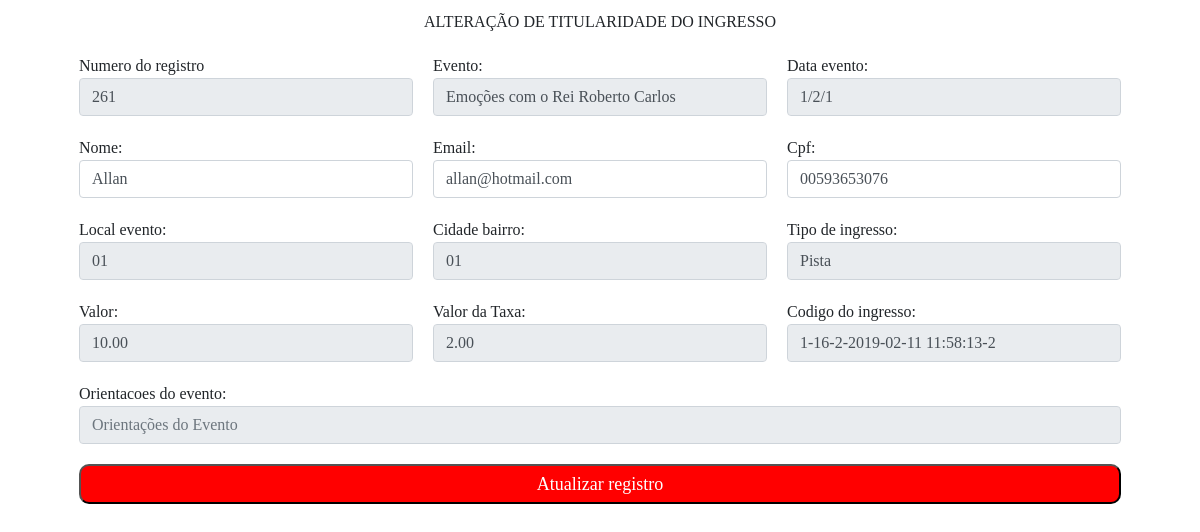
Screenshot of /assets/site/altera_compra.php?recordID=261 (signed in) with the database file from the repository.
### tables this page shows
CREATE TABLE `carrinho` (
  `id` int(11) NOT NULL,
  `nome` text NOT NULL,
  `cpf` varchar(20) DEFAULT NULL,
  `email` varchar(100) NOT NULL,
  `evento` varchar(50) NOT NULL,
  `data_evento` varchar(50) NOT NULL,
  `local_evento` varchar(50) NOT NULL,
  `Cidade_bairro` varchar(50) DEFAULT NULL,
  `tipo_de_ingresso` varchar(50) NOT NULL,
  `valor` decimal(10,2) DEFAULT NULL,
  `Valor_da_Taxa` decimal(10,2) NOT NULL,
  `codigo_do_ingresso` varchar(50) DEFAULT NULL,
  `orientacoes_do_evento` varchar(100) DEFAULT NULL,
  `protocolo` varchar(100) NOT NULL,
  `patrocinio` varchar(50) DEFAULT NULL,
  `datahora` timestamp NOT NULL DEFAULT CURRENT_TIMESTAMP,
  `id_do_evento` int(11) NOT NULL,
  `boleto` varchar(100) NOT NULL,
  `valor_boleto` decimal(10,2) NOT NULL,
  `valor_taxa` decimal(10,2) NOT NULL,
  `data_pagamento` varchar(100) NOT NULL,
  `data_gerado` timestamp NOT NULL DEFAULT CURRENT_TIMESTAMP
);

### assets/site/altera_compra.php (the view, shortened to what this page needs)
<?php require_once('../../Connections/conexao2.php'); ?>
<?php
if (!function_exists("GetSQLValueString")) {
function GetSQLValueString($theValue, $theType, $theDefinedValue = "", $theNotDefinedValue = "")
{
  $theValue = function_exists("mysql_real_escape_string") ? mysql_real_escape_string($theValue) : mysql_escape_string($theValue);
  switch ($theType) {
    case "long":
    case "int":
      $theValue = ($theValue != "") ? intval($theValue) : "NULL";
      break;
  }
  return $theValue;
}
}
$editFormAction = $_SERVER['PHP_SELF'];
if (isset($_SERVER['QUERY_STRING'])) {
  $editFormAction .= "?" . htmlentities($_SERVER['QUERY_STRING']);
}
$maxRows_DetailRS1 = 10;
$pageNum_DetailRS1 = 0;
$startRow_DetailRS1 = $pageNum_DetailRS1 * $maxRows_DetailRS1;
$colname_DetailRS1 = "-1";
if (isset($_GET['recordID'])) {
  $colname_DetailRS1 = $_GET['recordID'];
}
$query_DetailRS1 = sprintf("SELECT * FROM carrinho WHERE id = %s", GetSQLValueString($colname_DetailRS1, "int"));
$query_limit_DetailRS1 = sprintf("%s LIMIT %d, %d", $query_DetailRS1, $startRow_DetailRS1, $maxRows_DetailRS1);
$DetailRS1 = mysql_query($query_limit_DetailRS1, $conexao2) or die(mysql_error());
$row_DetailRS1 = mysql_fetch_assoc($DetailRS1);
$maxRows_DetailRS2 = 10;
$pageNum_DetailRS2 = 0;
$startRow_DetailRS2 = $pageNum_DetailRS2 * $maxRows_DetailRS2;
$colname_DetailRS2 = "-1";
if (isset($_GET['recordID'])) {
  $colname_DetailRS2 = $_GET['recordID'];
}
$query_DetailRS2 = sprintf("SELECT * FROM carrinho  WHERE id = %s", GetSQLValueString($colname_DetailRS2, "int"));
$query_limit_DetailRS2 = sprintf("%s LIMIT %d, %d", $query_DetailRS2, $startRow_DetailRS2, $maxRows_DetailRS2);
$DetailRS2 = mysql_query($query_limit_DetailRS2, $conexao2) or die(mysql_error());
?>
<!DOCTYPE html PUBLIC "-//W3C//DTD XHTML 1.0 Transitional//EN" "http://www.w3.org/TR/xhtml1/DTD/xhtml1-transitional.dtd">
<html xmlns="http://www.w3.org/1999/xhtml">
<head>
<link rel="stylesheet" href="https://stackpath.bootstrapcdn.com/bootstrap/4.1.3/css/bootstrap.min.css">
</head>
<body>
<form action="<?php echo $editFormAction; ?>" method="post" name="form1" id="form1">
  <table align="center" cellpadding="10" border="0" cellspacing="10">
    <tr valign="baseline">
      <td colspan="3" align="center" valign="middle" nowrap="nowrap">ALTERAÇÃO DE TITULARIDADE DO INGRESSO </td>
    </tr>
    <tr valign="baseline">
      <td align="left" valign="middle" nowrap="nowrap">Numero do registro
      <input name="id2" type="text" required class="form-control"  placeholder="Número do Pedido" value="<?php echo htmlentities($row_DetailRS1['id'], ENT_COMPAT, 'utf-8'); ?>" size="32" readonly="readonly" /></td>
      <td align="left" valign="middle">Evento:
      <input  name="evento" type="text" required class="form-control"  placeholder="Evento" value="<?php echo htmlentities($row_DetailRS1['evento'], ENT_COMPAT, 'utf-8'); ?>" size="32" readonly="readonly" /></td>
      <td align="left" valign="middle">Data evento:
      <input  name="data_evento" type="text" required class="form-control"  placeholder="Data   Evento" value="<?php echo htmlentities($row_DetailRS1['data_evento'], ENT_COMPAT, 'utf-8'); ?>" size="32" readonly="readonly" /></td>
    </tr>
    <tr valign="baseline">
      <td align="left" valign="middle" nowrap="nowrap">Nome:
      <input type="text" class="form-control"  placeholder="Nome" required name="nome" value="<?php echo htmlentities($row_DetailRS1['nome'], ENT_COMPAT, 'utf-8'); ?>" size="32" /></td>
      <td align="left" valign="middle">Email:
      <input type="text" class="form-control"  placeholder="E-mail" required name="email" value="<?php echo htmlentities($row_DetailRS1['email'], ENT_COMPAT, 'utf-8'); ?>" size="32" /></td>
      <td align="left" valign="middle">Cpf:
      <input type="text" class="form-control"  placeholder="CPF/CNPJ" required name="cpf" value="<?php echo htmlentities($row_DetailRS1['cpf'], ENT_COMPAT, 'utf-8'); ?>" size="32" /></td>
    </tr>
    <tr valign="baseline">
      <td align="left" valign="middle" nowrap="nowrap">Local evento:
      <input   name="local_evento" type="text" required class="form-control"  placeholder="Local do Evento" value="<?php echo htmlentities($row_DetailRS1['local_evento'], ENT_COMPAT, 'utf-8'); ?>" size="32" readonly="readonly" /></td>
      <td align="left" valign="middle">Cidade bairro:
      <input   name="Cidade_bairro" type="text" required class="form-control"  placeholder="Cidade / Bairro" value="<?php echo htmlentities($row_DetailRS1['Cidade_bairro'], ENT_COMPAT, 'utf-8'); ?>" size="32" readonly="readonly" /></td>
      <td align="left" valign="middle">Tipo de ingresso:
      <input   name="tipo_de_ingresso" type="text" required class="form-control"  placeholder="Tipo de Ingresso" value="<?php echo htmlentities($row_DetailRS1['tipo_de_ingresso'], ENT_COMPAT, 'utf-8'); ?>" size="32" readonly="readonly" /></td>
    </tr>
    <tr valign="baseline">
      <td align="left" valign="middle" nowrap="nowrap">Valor:
      <input   name="valor" type="text" required class="form-control"  placeholder="Valor" value="<?php echo htmlentities($row_DetailRS1['valor'], ENT_COMPAT, 'utf-8'); ?>" size="32" readonly="readonly" /></td>
      <td align="left" valign="middle">Valor da Taxa:
      <input   name="Valor_da_Taxa" type="text" required class="form-control"  placeholder="Valor da Taxa" value="<?php echo $row_DetailRS1['Valor_da_Taxa']; ?>" size="32" readonly="readonly" /></td>
      <td align="left" valign="middle">Codigo do ingresso:
      <input   name="codigo_do_ingresso" type="text" required class="form-control"  placeholder="Codigo do Ingresso" value="<?php echo htmlentities($row_DetailRS1['codigo_do_ingresso'], ENT_COMPAT, 'utf-8'); ?>" size="32" readonly="readonly" /></td>
    </tr>
    <tr valign="baseline">
      <td colspan="3" align="left" valign="middle" nowrap="nowrap">Orientacoes do evento:
      <input   name="orientacoes_do_evento" type="text" required class="form-control"  placeholder="Orientações do Evento" value="<?php echo htmlentities($row_DetailRS1['orientacoes_do_evento'], ENT_COMPAT, 'utf-8'); ?>" size="32" readonly="readonly" /></td>
    </tr>
    <tr align="left" valign="baseline">
      <td colspan="3" valign="middle" nowrap="nowrap"><input type="submit" class="sub" value="Atualizar registro" /></td>
    </tr>
  </table>
</form>
<p>&nbsp;</p>
</body>
</html><?php

### assets/site/altera_compra.php (style rules this page uses)
input { height:15px; width:250px; padding:5px; outline:inherit; }
.sub { height:40px; border-radius:10px; width:100%; background-color:#F00; color:#FFF; font-size:18px; font-family:"OpenSans Regular"; }
body,td,th { font-family: "OpenSans Regular"; font-size: 16px; }

### rows the page displays
carrinho: id2 "261", evento "Emoções com o Rei Roberto Carlos", data_evento "1/2/1", nome "Allan", email "allan@hotmail.com", cpf "00593653076", local_evento "01", Cidade_bairro "01", tipo_de_ingresso "Pista", valor "10.00", Valor_da_Taxa "2.00", codigo_do_ingresso "1-16-2-2019-02-11 11:58:13-2"
